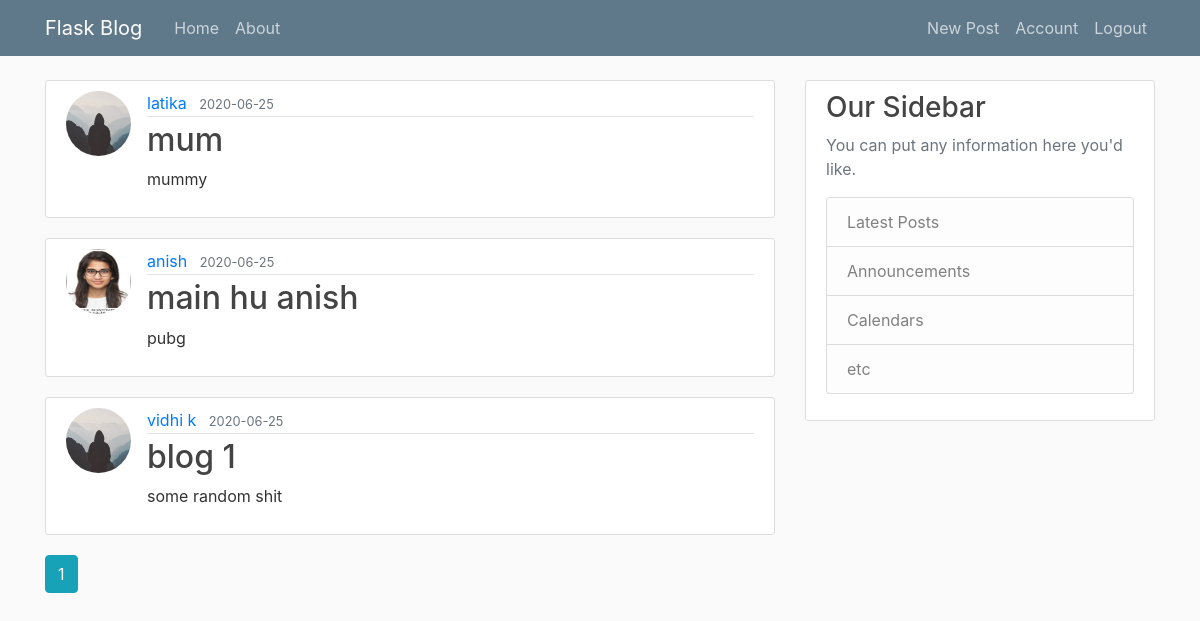
/home (signed in), run on the app's committed database.
### flaskblog/models.py (models this page shows, shortened)
class Post(db.Model):
    id = db.Column(db.Integer, primary_key=True)
    title = db.Column(db.String(100), nullable=False)
    date_posted = db.Column(db.DateTime, nullable=False, default=datetime.utcnow)
    content = db.Column(db.Text, nullable=False)
    user_id = db.Column(db.Integer, db.ForeignKey('user.id'), nullable=False)

class User(db.Model, UserMixin):
    id = db.Column(db.Integer, primary_key=True)
    username = db.Column(db.String(20), unique=True, nullable=False)
    email = db.Column(db.String(120), unique=True, nullable=False)
    image_file = db.Column(db.String(20), nullable=False, default='default.jpg')
    password = db.Column(db.String(60), nullable=False)
    posts = db.relationship('Post', backref='author', lazy=True)
    followed = db.relationship(
        'User', secondary=followers,
        primaryjoin=(followers.c.follower_id == id),
        secondaryjoin=(followers.c.followed_id == id),
        backref=db.backref('followers', lazy='dynamic'), lazy='dynamic')

### flaskblog/main/routes.py (the view)
@main.route("/")
@main.route("/home")
def home():
    page = request.args.get('page', 1, type=int)
    posts = Post.query.order_by(Post.date_posted.desc()).paginate(page=page, per_page=5)
    return render_template('home.html', posts=posts)

### flaskblog/models.py (called while the page is built)
@login_manager.user_loader
def load_user(user_id):
    return User.query.get(int(user_id))

### flaskblog/templates/home.html
{% extends "layout.html" %}
{% block content %}
    {% for post in posts.items %}
        <article class="media content-section">
          <img class="rounded-circle article-img" src="{{ url_for('static', filename='profile_pics/' + post.author.image_file) }}">
          <div class="media-body">
            <div class="article-metadata">
              <a class="mr-2" href="{{ url_for('users.user_posts', username=post.author.username) }}">{{ post.author.username }}</a>
              <small class="text-muted">{{ post.date_posted.strftime('%Y-%m-%d') }}</small>
            </div>
            <h2><a class="article-title" href="{{ url_for('posts.post', post_id=post.id) }}">{{ post.title }}</a></h2>
            <p class="article-content">{{ post.content }}</p>
          </div>
        </article>
    {% endfor %}
    {% for page_num in posts.iter_pages(left_edge=1, right_edge=1, left_current=1, right_current=2) %}
      {% if page_num %}
        {% if posts.page == page_num %}
          <a class="btn btn-info mb-4" href="{{ url_for('main.home', page=page_num) }}">{{ page_num }}</a>
        {% else %}
          <a class="btn btn-outline-info mb-4" href="{{ url_for('main.home', page=page_num) }}">{{ page_num }}</a>
        {% endif %}
      {% else %}
        ...
      {% endif %}
    {% endfor %}
{% endblock content %}

### flaskblog/static/main.css (style rules this page uses)
body { background: #fafafa; color: #333333; margin-top: 5rem; }
h1, h2, h3, h4, h5, h6 { color: #444444; }
.content-section { background: #ffffff; padding: 10px 20px; border: 1px solid #dddddd; border-radius: 3px; margin-bottom: 20px; }
.article-title { color: #444444; }
.article-content { white-space: pre-line; }
.article-img { height: 65px; width: 65px; margin-right: 16px; }
.article-metadata { padding-bottom: 1px; margin-bottom: 4px; border-bottom: 1px solid #e3e3e3 }

### data on the page
Post: image_file (placeholder picture), author.username "latika", date_posted "2020-06-25", title "mum", content "mummy"
Post: image_file (picture), author.username "anish", date_posted "2020-06-25", title "main hu anish", content "pubg"
Post: image_file (placeholder picture), author.username "vidhi k", date_posted "2020-06-25", title "blog 1", content "some random shit"

### other printed values
{{ page_num }} "1"
